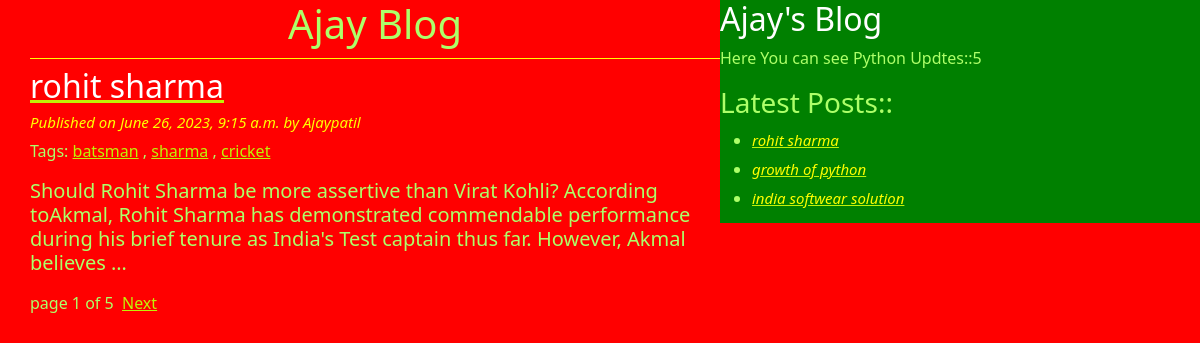
The page / on the database its author committed.
### bloga/models.py (models this page shows, shortened)
class Post(models.Model):
 STATUS_CHOICES=(('draft','Draft'),('published','Published'))
 title=models.CharField(max_length=256)
 slug=models.SlugField(max_length=264,unique_for_date='publish')
 author=models.ForeignKey(User,related_name='blog_posts',on_delete=models.CASCADE)
 body=models.TextField()
 publish=models.DateTimeField(default=timezone.now)
 created=models.DateTimeField(auto_now_add=True)
 updated=models.DateTimeField(auto_now=True)
 status=models.CharField(max_length=10,choices=STATUS_CHOICES,default='draft')
 objects=CustomManager()
 tags=TaggableManager()
 class Meta:
  ordering=("-publish",)
 def get_absolute_url(self):
  return reverse('post_detail',
       args=[self.publish.year,
       self.publish.strftime('%m'),
       self.publish.strftime('%d'),
       self.slug])

### bloga/views.py (the view)
# urls.py: url(r'^$', views.post_list_view),
def post_list_view(request,tag__slug=None):
 post_list=Post.objects.all()
 tag=None
 if tag__slug:
   tag=get_object_or_404(Tag,slug=tag__slug)
   post_list=post_list.filter(tags__in=[tag])
 paginator=Paginator(post_list,1)
 page_number=request.GET.get('page')
 try:
  post_list=paginator.page(page_number)
 except PageNotAnInteger:
  post_list=paginator.page(1)
 except EmptyPage:
  post_list=paginator.page(paginator.num_pages)
 return render(request,'bloga/post_list.html',{'post_list':post_list,'tag':tag})

### bloga/models.py (called while the page is built)
      def get_queryset(self):
            return super().get_queryset().filter(status='published')

### bloga/templatetags/blog_tags.py (called while the page is built)
@register.simple_tag
def total_posts():
 return Post.objects.count()

@register.inclusion_tag('bloga/latest_posts123.html')
def show_latest_post():
 latest_posts=Post.objects.order_by('-publish')[:3]
 return {'latest_posts':latest_posts}

### templates/bloga/post_list.html (shortened to what this page needs)
<!DOCTYPE html>
{% extends 'bloga/base.html' %}
{% block content %}
<h1>Ajay Blog</h1>
  {% for post in post_list %}
            <a href="{{post.get_absolute_url}}"><h2>{{post.title}}</h2></a>
            <h4>Published on {{post.publish}} by {{post.author | title}}</h4>
            <p>Tags:
              {% for tag in post.tags.all %}
                 <a href="{%url 'post_list_by_tag_name' tag.slug%}">{{tag.name}}</a>
                 {%if not forloop.last %},{%endif%}
              {%endfor%}
            </p>
        <h5>{{post.body|truncatewords:30|linebreaks}}</h5>
            {%endfor%}
  {% include 'bloga/pagenation.html' with page=post_list%}
  {% endblock %}

### templates/bloga/latest_posts123.html
<ul>
 {% for post in latest_posts %}
    <li>   <a href="{{post.get_absolute_url}}"><h4>{{post.title}}</h4></a>
    </li>
 {%endfor%}
   </ul>

### static/css/blog.css (style rules this page uses)
h1 { text-align: center; padding-bottom: 10px; border-bottom: 1px solid yellow ; }
h2 { color: white; font-style: Bold; }
h4 { color:yellow; font-size: 15px; font-style: italic; }
body { background-color: red; }
a { color: #bff207; }
body { color: rgb(173, 255, 105); }

### rows shown on the page
Post: title "rohit sharma", publish "June 26, 2023, 9:15 a.m.", author "Ajaypatil", body "Should Rohit Sharma be more assertive than Virat Kohli? According toAkmal, Rohit Sharma has demonstrated commendable performance during his brief tenure as India's Test captain thus far. However, Akmal believes …"
Tag: name "batsman"
Tag: name "sharma"
Tag: name "cricket"
Post: title "growth of python"
Post: title "india softwear solution"

### other values the page prints
{{ page.number }} "1"
{{ page.paginator.num_pages }} "5"
